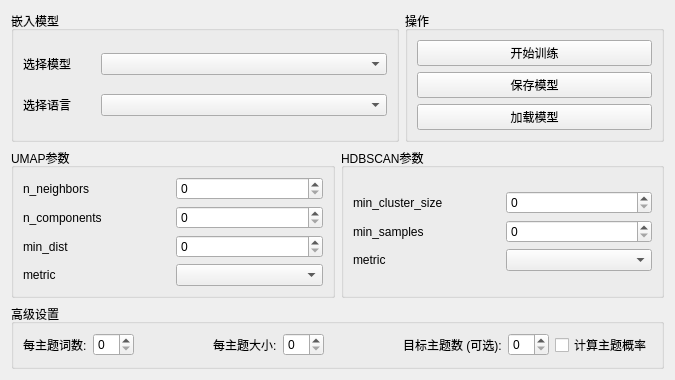
<?xml version="1.0" encoding="UTF-8"?>
<ui version="4.0">
 <class>Modeling</class>
 <widget class="QWidget" name="Modeling">
  <property name="geometry">
   <rect>
    <x>0</x>
    <y>0</y>
    <width>675</width>
    <height>379</height>
   </rect>
  </property>
  <property name="windowTitle">
   <string>Form</string>
  </property>
  <layout class="QVBoxLayout" name="verticalLayout_6">
   <item>
    <layout class="QHBoxLayout" name="horizontalLayout" stretch="6,4">
     <item>
      <widget class="QGroupBox" name="groupBox">
       <property name="title">
        <string>嵌入模型</string>
       </property>
       <layout class="QVBoxLayout" name="verticalLayout_2">
        <item>
         <layout class="QHBoxLayout" name="horizontalLayout_4" stretch="2,8">
          <item>
           <widget class="QLabel" name="label">
            <property name="text">
             <string>选择模型</string>
            </property>
           </widget>
          </item>
          <item>
           <widget class="QComboBox" name="model_combo"/>
          </item>
         </layout>
        </item>
        <item>
         <layout class="QHBoxLayout" name="horizontalLayout_5" stretch="2,8">
          <item>
           <widget class="QLabel" name="label_2">
            <property name="text">
             <string>选择语言</string>
            </property>
           </widget>
          </item>
          <item>
           <widget class="QComboBox" name="comboBox_2"/>
          </item>
         </layout>
        </item>
       </layout>
      </widget>
     </item>
     <item>
      <widget class="QGroupBox" name="groupBox_5">
       <property name="title">
        <string>操作</string>
       </property>
       <layout class="QVBoxLayout" name="verticalLayout">
        <item>
         <widget class="QPushButton" name="train_btn">
          <property name="text">
           <string>开始训练</string>
          </property>
         </widget>
        </item>
        <item>
         <widget class="QPushButton" name="save_model_btn">
          <property name="text">
           <string>保存模型</string>
          </property>
         </widget>
        </item>
        <item>
         <widget class="QPushButton" name="load_model_btn">
          <property name="text">
           <string>加载模型</string>
          </property>
         </widget>
        </item>
       </layout>
      </widget>
     </item>
    </layout>
   </item>
   <item>
    <layout class="QHBoxLayout" name="horizontalLayout_2">
     <item>
      <widget class="QGroupBox" name="groupBox_3">
       <property name="title">
        <string>UMAP参数</string>
       </property>
       <layout class="QVBoxLayout" name="verticalLayout_3">
        <item>
         <layout class="QGridLayout" name="gridLayout">
          <item row="0" column="0">
           <widget class="QLabel" name="label_3">
            <property name="text">
             <string>n_neighbors</string>
            </property>
           </widget>
          </item>
          <item row="0" column="1">
           <widget class="QSpinBox" name="umap_n_neighbors_spin">
            <property name="toolTip">
             <string>较大值保留全局结构，较小值保留局部结构</string>
            </property>
           </widget>
          </item>
          <item row="1" column="0">
           <widget class="QLabel" name="label_4">
            <property name="text">
             <string>n_components</string>
            </property>
           </widget>
          </item>
          <item row="1" column="1">
           <widget class="QSpinBox" name="umap_n_components_spin">
            <property name="toolTip">
             <string>降维后的维度数</string>
            </property>
           </widget>
          </item>
          <item row="2" column="0">
           <widget class="QLabel" name="label_5">
            <property name="text">
             <string>min_dist</string>
            </property>
           </widget>
          </item>
          <item row="2" column="1">
           <widget class="QSpinBox" name="umap_min_dist_spin">
            <property name="toolTip">
             <string>控制点之间的最小距离</string>
            </property>
           </widget>
          </item>
          <item row="3" column="0">
           <widget class="QLabel" name="label_6">
            <property name="text">
             <string>metric</string>
            </property>
           </widget>
          </item>
          <item row="3" column="1">
           <widget class="QComboBox" name="umap_metric_combo"/>
          </item>
         </layout>
        </item>
       </layout>
      </widget>
     </item>
     <item>
      <widget class="QGroupBox" name="groupBox_4">
       <property name="title">
        <string>HDBSCAN参数</string>
       </property>
       <layout class="QVBoxLayout" name="verticalLayout_4">
        <item>
         <layout class="QGridLayout" name="gridLayout_2">
          <item row="0" column="0">
           <widget class="QLabel" name="label_7">
            <property name="text">
             <string>min_cluster_size</string>
            </property>
           </widget>
          </item>
          <item row="0" column="1">
           <widget class="QSpinBox" name="hdbscan_min_cluster_spin">
            <property name="toolTip">
             <string>最小簇大小</string>
            </property>
           </widget>
          </item>
          <item row="1" column="0">
           <widget class="QLabel" name="label_8">
            <property name="text">
             <string>min_samples</string>
            </property>
           </widget>
          </item>
          <item row="1" column="1">
           <widget class="QSpinBox" name="hdbscan_min_samples_spin">
            <property name="toolTip">
             <string>核心点的最小邻居数</string>
            </property>
           </widget>
          </item>
          <item row="2" column="0">
           <widget class="QLabel" name="label_9">
            <property name="text">
             <string>metric</string>
            </property>
           </widget>
          </item>
          <item row="2" column="1">
           <widget class="QComboBox" name="hdbscan_metric_combo"/>
          </item>
         </layout>
        </item>
       </layout>
      </widget>
     </item>
    </layout>
   </item>
   <item>
    <widget class="QGroupBox" name="groupBox_2">
     <property name="title">
      <string>高级设置</string>
     </property>
     <layout class="QHBoxLayout" name="horizontalLayout_3">
      <item>
       <widget class="QLabel" name="label_10">
        <property name="text">
         <string>每主题词数:</string>
        </property>
       </widget>
      </item>
      <item>
       <widget class="QSpinBox" name="top_n_words_spin"/>
      </item>
      <item>
       <spacer name="horizontalSpacer">
        <property name="orientation">
         <enum>Qt::Orientation::Horizontal</enum>
        </property>
        <property name="sizeHint" stdset="0">
         <size>
          <width>40</width>
          <height>20</height>
         </size>
        </property>
       </spacer>
      </item>
      <item>
       <widget class="QLabel" name="label_11">
        <property name="text">
         <string>每主题大小:</string>
        </property>
       </widget>
      </item>
      <item>
       <widget class="QSpinBox" name="min_topic_size_spin"/>
      </item>
      <item>
       <spacer name="horizontalSpacer_2">
        <property name="orientation">
         <enum>Qt::Orientation::Horizontal</enum>
        </property>
        <property name="sizeHint" stdset="0">
         <size>
          <width>40</width>
          <height>20</height>
         </size>
        </property>
       </spacer>
      </item>
      <item>
       <widget class="QLabel" name="label_12">
        <property name="text">
         <string>目标主题数 (可选):</string>
        </property>
       </widget>
      </item>
      <item>
       <widget class="QSpinBox" name="nr_topics_spin">
        <property name="toolTip">
         <string>设为 0 表示自动确定主题数</string>
        </property>
       </widget>
      </item>
      <item>
       <widget class="QCheckBox" name="calc_probs_cb">
        <property name="toolTip">
         <string>计算文档的主题概率分布（较慢）</string>
        </property>
        <property name="text">
         <string>计算主题概率</string>
        </property>
       </widget>
      </item>
     </layout>
    </widget>
   </item>
  </layout>
 </widget>
 <resources/>
 <connections/>
</ui>
